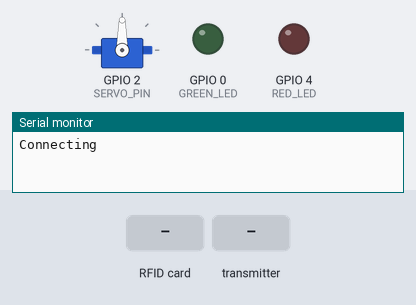
Bench run of a sketch on a simulated ESP8266 (NodeMCU). Shown: servo, output pins drawn as LEDs (lit = HIGH), the last lines printed to the serial monitor. The inputs (shaded band) are chosen by the test bench. WiFi joins after 1.5 s; servers stay silent unless stated; uploads are accepted with an empty reply.

Above: at 0.1 s.
At 2.7 s:
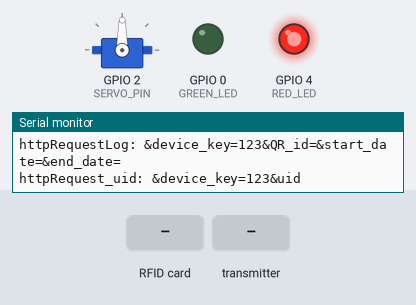
2.8 s: RFID card 5E 7A 19 C4 held to the reader
4.6 s: the transmitter starts sending QR_id = 0
6.1 s: the transmitter starts sending start_date = 0
9.0 s: the transmitter starts sending end_date = 0
11.0 s: the transmitter starts sending uid = 0
Timing chart, 0 to 14.0 s (numbered marks = the images above; inputs shaded):
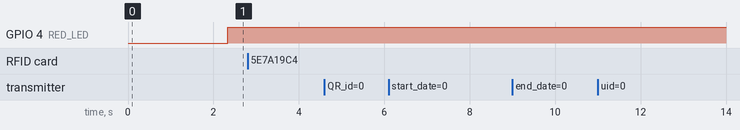

The sketch:

dp3_esp8266.ino
```cpp
#include <espnow.h>
#include <ESP8266HTTPClient.h>
#include <WIFIClientSecureBearSSL.h>
#include <ESP8266WiFi.h>
#include <Servo.h>
#include <SPI.h>
#include <MFRC522.h>


#define SS_PIN 16  //D0 sda
#define RST_PIN 5 //D1
#define GREEN_LED 0 // d3
#define RED_LED 4 // d2
#define SERVO_PIN 2 // d4
#define BUZZER  5// d1
MFRC522 mfrc522(SS_PIN, RST_PIN);   // Create MFRC522 instance.
int statuss = 0;
int out = 0;
//String uid1 = "";
String content;

//wifi credentials
// const char* ssid = "Galaxy S20 Ultra 5Gff9a";
// const char* password = "05232000lzh";
//const char* ssid = "honey ";
//const char* password = "christabel";
 //d4
//reserve d3 (gpio0) and d2(gpio4) for led
// d3 green led d2 red led
//D1 for buzzer

Servo myservo;
const char* ssid = "guanTou";
const char* password = "wobuyaoar";

String device_key = "123";

//APIs
const char* QR_valid = "http://192.168.43.99/AppPrototype/Microcontroller_http.php";
const char* QR_log = "http://192.168.43.99/AppPrototype/Microcontroller_QRlog.php";
const char* rfid = "http://192.168.43.99/AppPrototype/RFID_http.php";
// Structure example to receive data
// Must match the sender structure
typedef struct struct_message {
 char QR_id[48];
  char start_date[48];
  char end_date[48];

  char uid[48];
} struct_message;

// Create a struct_message called myData
struct_message myData;
const struct struct_message empty_struct = {0};

// callback function that will be executed when data is received
void OnDataRecv(uint8_t * mac, uint8_t *incomingData, uint8_t len) {
  memcpy(&myData, incomingData, sizeof(myData));
  Serial.print("Bytes received: ");
  Serial.println(len);
  Serial.print("QR id: ");
  Serial.println(myData.QR_id);
  Serial.print("Start date: ");
  Serial.println(myData.start_date);
  Serial.print("End date: ");
  Serial.println(myData.end_date);

  // Serial.print("Device Key: ");
  // Serial.println(myData.device_key);
  Serial.print("UID: ");
  Serial.println(myData.uid);
}

void setup() {
  // Initialize Serial Monitor

  Serial.begin(9600);
    SPI.begin();      // Initiate  SPI bus
  mfrc522.PCD_Init();   // Initiate MFRC522
  myservo.attach(SERVO_PIN);

  WiFi.begin(ssid, password);
  Serial.println("Connecting");
  while (WiFi.status() != WL_CONNECTED) {
  delay(500);
  Serial.print(".");
  }


  Serial.println("");
  Serial.print("Connected to WiFi network");
  Serial.print(WiFi.localIP());

  // Set device as a Wi-Fi Station
  WiFi.mode(WIFI_STA);

  // Init ESP-NOW
  if (esp_now_init() != ERR_OK) {
    Serial.println("Error initializing ESP-NOW");
    return;
   }


  // Once ESPNow is successfully Init, we will register for recv CB to
  // get recv packer info
  esp_now_register_recv_cb(OnDataRecv);


  pinMode(GREEN_LED, OUTPUT); // grenled
  pinMode(RED_LED, OUTPUT);// red led
  pinMode(BUZZER, OUTPUT);
} // end of void setup()


void loop() {
  String QR_id = myData.QR_id;
  String start_date = myData.start_date;
  String end_date = myData.end_date;

 // String device_key = myData.device_key;
  String uid = myData.uid;
  //Initialize client library
  WiFiClient client;

  //create http client
  HTTPClient http;

  //QR_valid
  http.begin(client, QR_valid);
  http.addHeader("Content-Type", "application/x-www-form-urlencoded");
  String httpRequestData = "&device_key=" + device_key + "&QR_id=" + QR_id + "&start_date=" + start_date + "&end_date=" + end_date;
  Serial.print("httpRequestData: ");
  Serial.println(httpRequestData);


// QR_log
  http.begin(client, QR_log);
  http.addHeader("Content-Type", "application/x-www-form-urlencoded");
  String httpRequestLog = "&device_key=" + device_key + "&QR_id=" + QR_id + "&start_date=" + start_date + "&end_date=" + end_date;
  Serial.print("httpRequestLog: ");
  Serial.println(httpRequestLog);


// uid
  http.begin(client, rfid);
  http.addHeader("Content-Type", "application/x-www-form-urlencoded");
  String httpRequest_uid = "&device_key=" + device_key + "&uid" + uid;
  Serial.print("httpRequest_uid: ");
  Serial.println(httpRequest_uid);

  int httpResponseCode_uid = http.POST(httpRequest_uid); // uid
  int httpResponseCode_QRLog = http.POST(httpRequestLog);
  int httpResponseCode_QR = http.POST(httpRequestData);


  if (httpResponseCode_QR >0 || httpResponseCode_QRLog > 0 ) {
   Serial.print("HTTP Response code: ");
   Serial.println(httpResponseCode_QR);
   String payload = http.getString();
   int payload_int = payload.toInt();
   Serial.print("Recived payload: \n <<");
   Serial.println(payload_int);

    switch (payload_int) {
      case 0 :
      {
      Serial.println("Entry Denied. QR Code Already Used For Entry");
      digitalWrite(RED_LED,HIGH);

       break;
      }
      case 1:
      {
      Serial.println("Entry Allowed");
      myservo.write(0);
     // digitalWrite();
      delay(3000);
      myservo.write(90);
      delay(3000);
      break;
      }
      case 2:
      Serial.println("QR Code Expired");
      break;
      case 3:
      Serial.println("QR Code Does Not Exist");
      break;
      case 4:
      Serial.println("Device ID Not The Same");
      break;
      case 5:
      Serial.println("Exit Allowed");
      myservo.write(0);
      delay(3000);
      myservo.write(90);
      delay(3000);
      break;
    }
  }
  if (httpResponseCode_QR < 0){
    Serial.print("Error code: ");
    Serial.println(httpResponseCode_QR);
  }
  if(httpResponseCode_QRLog < 0){
    Serial.print("Error code: ");
    Serial.println(httpResponseCode_QRLog);
  }
  // else if (httpResponseCode_QRLog > 0){
  // Serial.print("HTTP Reponse code: ");
  //  Serial.println(httpResponseCode_QRLog);
  //  String payload = http.getString();
  //  int payload_int = payload.toInt();
  //  Serial.print("Recived payload: \n <<");
  //  Serial.println(payload_int);


  // }
  // else {
  //   Serial.print("Error code: ");
  //   Serial.println(httpResponseCode_QR);

  //   Serial.print("Error Code: ");
  //   Serial.println(httpResponseCode_QRLog);
  //  }


 // Look for new cards
  if ( ! mfrc522.PICC_IsNewCardPresent())
  {
    return;
  }
  // Select one of the cards
  if ( ! mfrc522.PICC_ReadCardSerial())
  {
    return;
  }
  //Show UID on serial monitor
  //Serial.println();
 // Serial.print(" UID tag :");

  byte letter;
  for (byte i = 0; i < mfrc522.uid.size; i++)
  {
    //  Serial.print(mfrc522.uid.uidByte[i] < 0x10 ? " 0" : " ");
    //  Serial.print(mfrc522.uid.uidByte[i], HEX);
     content.concat(String(mfrc522.uid.uidByte[i] < 0x10 ? " 0" : " "));
     content.concat(String(mfrc522.uid.uidByte[i], HEX));
  }
  content.toUpperCase();
  //uid1 = content;
  Serial.println(content);
  content = "";

 mfrc522.PICC_HaltA();
 mfrc522.PCD_StopCrypto1();


if (httpResponseCode_uid > 0){
Serial.print("HTTP Response code_uid: ");
Serial.println(httpResponseCode_uid);
String x = http.getString();
int payload2_int = x.toInt();

switch(payload2_int){
      case 0:
      Serial.println("Card ID does not exist");
      break;
      case 1:
      Serial.println("Card ID found, Entry allowed.");
      break;
      case 2:
      Serial.println("Card ID found, Please exit.");
      break;
      case 3:
      Serial.println("Device ID not the same");
      break;
}

}
else{
    Serial.print("Error code: ");
    Serial.println(httpResponseCode_uid); // > 3 or < 0 means error
}

  http.end();
  memset(&myData, 0, sizeof(myData));
  myData = empty_struct;
  delay(2000);


} // end of void loop()
```
